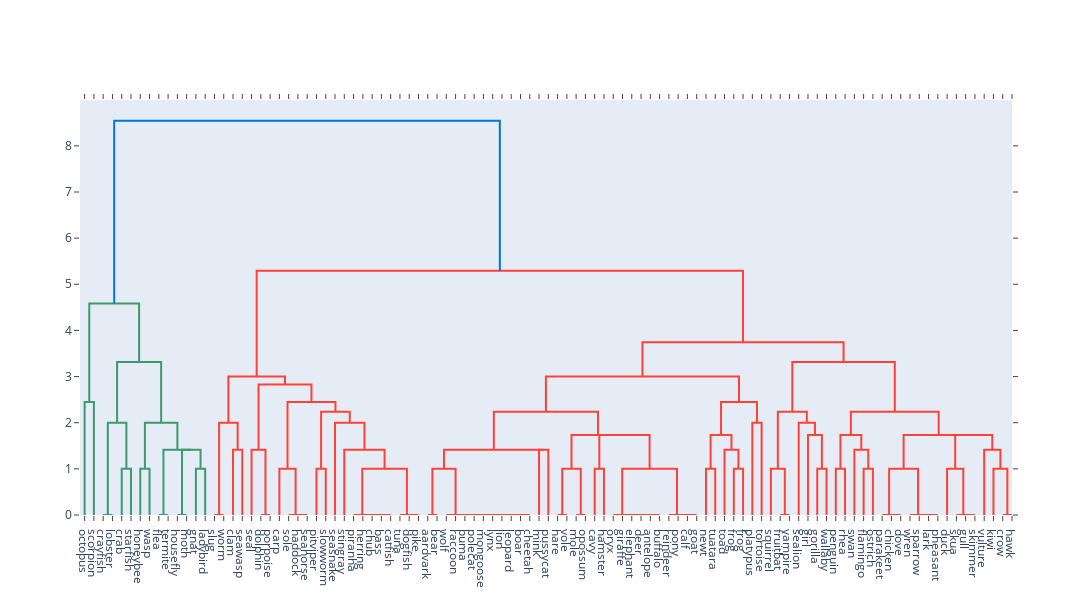

Notebook cell for this chart:
### Markdown cell above
The first step in hierarchical clustering is typically to create a dendrogram. A dendrogram visualizes the pairwise distances between observations using a tree-like structure. It shows how clusters are merged step by step, and it helps you decide how many clusters to choose in the final solution. Since the data is all numeric, the only transformation that's required now is to scale it. 

#### ❓Which variable would have a much larger impact than others if we wouldn't scale the data? Also look at the animals at the nodes. Are there any that are clustered completely wrong? If so, do you see any reason for that? What's drawing them close to the others?

We'll first create a dendogram without scaling the data. Afterwards, we'll create a new dendrogram after scaling and compare both.

### Code cell
from scipy.cluster.hierarchy import linkage
import plotly.figure_factory as ff

# Perform hierarchical clustering without scaling
linked = linkage(zoo_df, method='ward')

# Plot dendrogram using the index labels
fig = ff.create_dendrogram(zoo_df, orientation='bottom', labels=zoo_df.index.astype(str).tolist())
fig.update_layout(width=1200, height=600)
fig.show()

### Figure 1 — Plotly figure (JSON) as saved in the notebook; plotly's stock layout.template omitted (floating-point values rounded to 4 significant figures)
{"data": [{"hoverinfo": "text", "marker": {"color": "rgb(61,153,112)"}, "mode": "lines", "type": "scatter", "x": [5.0, 5.0, 15.0, 15.0], "xaxis": "x", "y": [0.0, 2.449, 2.449, 0.0], "yaxis": "y"}, {"hoverinfo": "text", "marker": {"color": "rgb(61,153,112)"}, "mode": "lines", "type": "scatter", "x": [25.0, 25.0, 35.0, 35.0], "xaxis": "x", "y": [0.0, 0.0, 0.0, 0.0], "yaxis": "y"}, {"hoverinfo": "text", "marker": {"color": "rgb(61,153,112)"}, "mode": "lines", "type": "scatter", "x": [45.0, 45.0, 55.0, 55.0], "xaxis": "x", "y": [0.0, 1.0, 1.0, 0.0], "yaxis": "y"}, {"hoverinfo": "text", "marker": {"color": "rgb(61,153,112)"}, "mode": "lines", "type": "scatter", "x": [30.0, 30.0, 50.0, 50.0], "xaxis": "x", "y": [0.0, 2.0, 2.0, 1.0], "yaxis": "y"}, {"hoverinfo": "text", "marker": {"color": "rgb(61,153,112)"}, "mode": "lines", "type": "scatter", "x": [65.0, 65.0, 75.0, 75.0], "xaxis": "x", "y": [0.0, 1.0, 1.0, 0.0], "yaxis": "y"}, {"hoverinfo": "text", "marker": {"color": "rgb(61,153,112)"}, "mode": "lines", "type": "scatter", "x": [85.0, 85.0, 95.0, 95.0], "xaxis": "x", "y": [0.0, 0.0, 0.0, 0.0], "yaxis": "y"}, {"hoverinfo": "text", "marker": {"color": "rgb(61,153,112)"}, "mode": "lines", "type": "scatter", "x": [105.0, 105.0, 115.0, 115.0], "xaxis": "x", "y": [0.0, 0.0, 0.0, 0.0], "yaxis": "y"}, {"hoverinfo": "text", "marker": {"color": "rgb(61,153,112)"}, "mode": "lines", "type": "scatter", "x": [125.0, 125.0, 135.0, 135.0], "xaxis": "x", "y": [0.0, 1.0, 1.0, 0.0], "yaxis": "y"}, {"hoverinfo": "text", "marker": {"color": "rgb(61,153,112)"}, "mode": "lines", "type": "scatter", "x": [110.0, 110.0, 130.0, 130.0], "xaxis": "x", "y": [0.0, 1.414, 1.414, 1.0], "yaxis": "y"}, {"hoverinfo": "text", "marker": {"color": "rgb(61,153,112)"}, "mode": "lines", "type": "scatter", "x": [90.0, 90.0, 120.0, 120.0], "xaxis": "x", "y": [0.0, 1.414, 1.414, 1.414], "yaxis": "y"}, {"hoverinfo": "text", "marker": {"color": "rgb(61,153,112)"}, "mode": "lines", "type": "scatter", "x": [70.0, 70.0, 105.0, 105.0], "xaxis": "x", "y": [1.0, 2.0, 2.0, 1.414], "yaxis": "y"}, {"hoverinfo": "text", "marker": {"color": "rgb(61,153,112)"}, "mode": "lines", "type": "scatter", "x": [40.0, 40.0, 87.5, 87.5], "xaxis": "x", "y": [2.0, 3.317, 3.317, 2.0], "yaxis": "y"}, {"hoverinfo": "text", "marker": {"color": "rgb(61,153,112)"}, "mode": "lines", "type": "scatter", "x": [10.0, 10.0, 63.75, 63.75], "xaxis": "x", "y": [2.449, 4.583, 4.583, 3.317], "yaxis": "y"}, {"hoverinfo": "text", "marker": {"color": "rgb(255,65,54)"}, "mode": "lines", "type": "scatter", "x": [145.0, 145.0, 155.0, 155.0], "xaxis": "x", "y": [0.0, 0.0, 0.0, 0.0], "yaxis": "y"}, {"hoverinfo": "text", "marker": {"color": "rgb(255,65,54)"}, "mode": "lines", "type": "scatter", "x": [165.0, 165.0, 175.0, 175.0], "xaxis": "x", "y": [0.0, 1.414, 1.414, 0.0], "yaxis": "y"}, {"hoverinfo": "text", "marker": {"color": "rgb(255,65,54)"}, "mode": "lines", "type": "scatter", "x": [150.0, 150.0, 170.0, 170.0], "xaxis": "x", "y": [0.0, 2.0, 2.0, 1.414], "yaxis": "y"}, {"hoverinfo": "text", "marker": {"color": "rgb(255,65,54)"}, "mode": "lines", "type": "scatter", "x": [195.0, 195.0, 205.0, 205.0], "xaxis": "x", "y": [0.0, 0.0, 0.0, 0.0], "yaxis": "y"}, {"hoverinfo": "text", "marker": {"color": "rgb(255,65,54)"}, "mode": "lines", "type": "scatter", "x": [185.0, 185.0, 200.0, 200.0], "xaxis": "x", "y": [0.0, 1.414, 1.414, 0.0], "yaxis": "y"}, {"hoverinfo": "text", "marker": {"color": "rgb(255,65,54)"}, "mode": "lines", "type": "scatter", "x": [235.0, 235.0, 245.0, 245.0], "xaxis": "x", "y": [0.0, 0.0, 0.0, 0.0], "yaxis": "y"}, {"hoverinfo": "text", "marker": {"color": "rgb(255,65,54)"}, "mode": "lines", "type": "scatter", "x": [225.0, 225.0, 240.0, 240.0], "xaxis": "x", "y": [0.0, 0.0, 0.0, 0.0], "yaxis": "y"}, {"hoverinfo": "text", "marker": {"color": "rgb(255,65,54)"}, "mode": "lines", "type": "scatter", "x": [215.0, 215.0, 232.5, 232.5], "xaxis": "x", "y": [0.0, 1.0, 1.0, 0.0], "yaxis": "y"}, {"hoverinfo": "text", "marker": {"color": "rgb(255,65,54)"}, "mode": "lines", "type": "scatter", "x": [255.0, 255.0, 265.0, 265.0], "xaxis": "x", "y": [0.0, 1.0, 1.0, 0.0], "yaxis": "y"}, {"hoverinfo": "text", "marker": {"color": "rgb(255,65,54)"}, "mode": "lines", "type": "scatter", "x": [325.0, 325.0, 335.0, 335.0], "xaxis": "x", "y": [0.0, 0.0, 0.0, 0.0], "yaxis": "y"}, {"hoverinfo": "text", "marker": {"color": "rgb(255,65,54)"}, "mode": "lines", "type": "scatter", "x": [315.0, 315.0, 330.0, 330.0], "xaxis": "x", "y": [0.0, 0.0, 0.0, 0.0], "yaxis": "y"}, {"hoverinfo": "text", "marker": {"color": "rgb(255,65,54)"}, "mode": "lines", "type": "scatter", "x": [305.0, 305.0, 322.5, 322.5], "xaxis": "x", "y": [0.0, 0.0, 0.0, 0.0], "yaxis": "y"}, {"hoverinfo": "text", "marker": {"color": "rgb(255,65,54)"}, "mode": "lines", "type": "scatter", "x": [295.0, 295.0, 313.8, 313.8], "xaxis": "x", "y": [0.0, 0.0, 0.0, 0.0], "yaxis": "y"}, {"hoverinfo": "text", "marker": {"color": "rgb(255,65,54)"}, "mode": "lines", "type": "scatter", "x": [355.0, 355.0, 365.0, 365.0], "xaxis": "x", "y": [0.0, 0.0, 0.0, 0.0], "yaxis": "y"}, {"hoverinfo": "text", "marker": {"color": "rgb(255,65,54)"}, "mode": "lines", "type": "scatter", "x": [345.0, 345.0, 360.0, 360.0], "xaxis": "x", "y": [0.0, 0.0, 0.0, 0.0], "yaxis": "y"}, {"hoverinfo": "text", "marker": {"color": "rgb(255,65,54)"}, "mode": "lines", "type": "scatter", "x": [304.4, 304.4, 352.5, 352.5], "xaxis": "x", "y": [0.0, 1.0, 1.0, 0.0], "yaxis": "y"}, {"hoverinfo": "text", "marker": {"color": "rgb(255,65,54)"}, "mode": "lines", "type": "scatter", "x": [285.0, 285.0, 328.4, 328.4], "xaxis": "x", "y": [0.0, 1.414, 1.414, 1.0], "yaxis": "y"}, {"hoverinfo": "text", "marker": {"color": "rgb(255,65,54)"}, "mode": "lines", "type": "scatter", "x": [275.0, 275.0, 306.7, 306.7], "xaxis": "x", "y": [0.0, 2.0, 2.0, 1.414], "yaxis": "y"}, {"hoverinfo": "text", "marker": {"color": "rgb(255,65,54)"}, "mode": "lines", "type": "scatter", "x": [260.0, 260.0, 290.9, 290.9], "xaxis": "x", "y": [1.0, 2.236, 2.236, 2.0], "yaxis": "y"}, {"hoverinfo": "text", "marker": {"color": "rgb(255,65,54)"}, "mode": "lines", "type": "scatter", "x": [223.8, 223.8, 275.4, 275.4], "xaxis": "x", "y": [1.0, 2.449, 2.449, 2.236], "yaxis": "y"}, {"hoverinfo": "text", "marker": {"color": "rgb(255,65,54)"}, "mode": "lines", "type": "scatter", "x": [192.5, 192.5, 249.6, 249.6], "xaxis": "x", "y": [1.414, 2.828, 2.828, 2.449], "yaxis": "y"}, {"hoverinfo": "text", "marker": {"color": "rgb(255,65,54)"}, "mode": "lines", "type": "scatter", "x": [160.0, 160.0, 221.0, 221.0], "xaxis": "x", "y": [2.0, 3.0, 3.0, 2.828], "yaxis": "y"}, {"hoverinfo": "text", "marker": {"color": "rgb(255,65,54)"}, "mode": "lines", "type": "scatter", "x": [375.0, 375.0, 385.0, 385.0], "xaxis": "x", "y": [0.0, 0.0, 0.0, 0.0], "yaxis": "y"}, {"hoverinfo": "text", "marker": {"color": "rgb(255,65,54)"}, "mode": "lines", "type": "scatter", "x": [475.0, 475.0, 485.0, 485.0], "xaxis": "x", "y": [0.0, 0.0, 0.0, 0.0], "yaxis": "y"}, {"hoverinfo": "text", "marker": {"color": "rgb(255,65,54)"}, "mode": "lines", "type": "scatter", "x": [465.0, 465.0, 480.0, 480.0], "xaxis": "x", "y": [0.0, 0.0, 0.0, 0.0], "yaxis": "y"}, {"hoverinfo": "text", "marker": {"color": "rgb(255,65,54)"}, "mode": "lines", "type": "scatter", "x": [455.0, 455.0, 472.5, 472.5], "xaxis": "x", "y": [0.0, 0.0, 0.0, 0.0], "yaxis": "y"}, {"hoverinfo": "text", "marker": {"color": "rgb(255,65,54)"}, "mode": "lines", "type": "scatter", "x": [445.0, 445.0, 463.8, 463.8], "xaxis": "x", "y": [0.0, 0.0, 0.0, 0.0], "yaxis": "y"}, {"hoverinfo": "text", "marker": {"color": "rgb(255,65,54)"}, "mode": "lines", "type": "scatter", "x": [435.0, 435.0, 454.4, 454.4], "xaxis": "x", "y": [0.0, 0.0, 0.0, 0.0], "yaxis": "y"}, {"hoverinfo": "text", "marker": {"color": "rgb(255,65,54)"}, "mode": "lines", "type": "scatter", "x": [425.0, 425.0, 444.7, 444.7], "xaxis": "x", "y": [0.0, 0.0, 0.0, 0.0], "yaxis": "y"}, {"hoverinfo": "text", "marker": {"color": "rgb(255,65,54)"}, "mode": "lines", "type": "scatter", "x": [415.0, 415.0, 434.8, 434.8], "xaxis": "x", "y": [0.0, 0.0, 0.0, 0.0], "yaxis": "y"}, {"hoverinfo": "text", "marker": {"color": "rgb(255,65,54)"}, "mode": "lines", "type": "scatter", "x": [405.0, 405.0, 424.9, 424.9], "xaxis": "x", "y": [0.0, 0.0, 0.0, 0.0], "yaxis": "y"}, {"hoverinfo": "text", "marker": {"color": "rgb(255,65,54)"}, "mode": "lines", "type": "scatter", "x": [395.0, 395.0, 415.0, 415.0], "xaxis": "x", "y": [0.0, 0.0, 0.0, 0.0], "yaxis": "y"}, {"hoverinfo": "text", "marker": {"color": "rgb(255,65,54)"}, "mode": "lines", "type": "scatter", "x": [380.0, 380.0, 405.0, 405.0], "xaxis": "x", "y": [0.0, 1.0, 1.0, 0.0], "yaxis": "y"}, {"hoverinfo": "text", "marker": {"color": "rgb(255,65,54)"}, "mode": "lines", "type": "scatter", "x": [495.0, 495.0, 505.0, 505.0], "xaxis": "x", "y": [0.0, 1.414, 1.414, 0.0], "yaxis": "y"}, {"hoverinfo": "text", "marker": {"color": "rgb(255,65,54)"}, "mode": "lines", "type": "scatter", "x": [392.5, 392.5, 500.0, 500.0], "xaxis": "x", "y": [1.0, 1.414, 1.414, 1.414], "yaxis": "y"}, {"hoverinfo": "text", "marker": {"color": "rgb(255,65,54)"}, "mode": "lines", "type": "scatter", "x": [515.0, 515.0, 525.0, 525.0], "xaxis": "x", "y": [0.0, 0.0, 0.0, 0.0], "yaxis": "y"}, {"hoverinfo": "text", "marker": {"color": "rgb(255,65,54)"}, "mode": "lines", "type": "scatter", "x": [535.0, 535.0, 545.0, 545.0], "xaxis": "x", "y": [0.0, 0.0, 0.0, 0.0], "yaxis": "y"}, {"hoverinfo": "text", "marker": {"color": "rgb(255,65,54)"}, "mode": "lines", "type": "scatter", "x": [520.0, 520.0, 540.0, 540.0], "xaxis": "x", "y": [0.0, 1.0, 1.0, 0.0], "yaxis": "y"}, {"hoverinfo": "text", "marker": {"color": "rgb(255,65,54)"}, "mode": "lines", "type": "scatter", "x": [555.0, 555.0, 565.0, 565.0], "xaxis": "x", "y": [0.0, 1.0, 1.0, 0.0], "yaxis": "y"}, {"hoverinfo": "text", "marker": {"color": "rgb(255,65,54)"}, "mode": "lines", "type": "scatter", "x": [615.0, 615.0, 625.0, 625.0], "xaxis": "x", "y": [0.0, 0.0, 0.0, 0.0], "yaxis": "y"}, {"hoverinfo": "text", "marker": {"color": "rgb(255,65,54)"}, "mode": "lines", "type": "scatter", "x": [605.0, 605.0, 620.0, 620.0], "xaxis": "x", "y": [0.0, 0.0, 0.0, 0.0], "yaxis": "y"}, {"hoverinfo": "text", "marker": {"color": "rgb(255,65,54)"}, "mode": "lines", "type": "scatter", "x": [595.0, 595.0, 612.5, 612.5], "xaxis": "x", "y": [0.0, 0.0, 0.0, 0.0], "yaxis": "y"}, {"hoverinfo": "text", "marker": {"color": "rgb(255,65,54)"}, "mode": "lines", "type": "scatter", "x": [585.0, 585.0, 603.8, 603.8], "xaxis": "x", "y": [0.0, 0.0, 0.0, 0.0], "yaxis": "y"}, {"hoverinfo": "text", "marker": {"color": "rgb(255,65,54)"}, "mode": "lines", "type": "scatter", "x": [575.0, 575.0, 594.4, 594.4], "xaxis": "x", "y": [0.0, 0.0, 0.0, 0.0], "yaxis": "y"}, {"hoverinfo": "text", "marker": {"color": "rgb(255,65,54)"}, "mode": "lines", "type": "scatter", "x": [655.0, 655.0, 665.0, 665.0], "xaxis": "x", "y": [0.0, 0.0, 0.0, 0.0], "yaxis": "y"}, {"hoverinfo": "text", "marker": {"color": "rgb(255,65,54)"}, "mode": "lines", "type": "scatter", "x": [645.0, 645.0, 660.0, 660.0], "xaxis": "x", "y": [0.0, 0.0, 0.0, 0.0], "yaxis": "y"}, {"hoverinfo": "text", "marker": {"color": "rgb(255,65,54)"}, "mode": "lines", "type": "scatter", "x": [635.0, 635.0, 652.5, 652.5], "xaxis": "x", "y": [0.0, 0.0, 0.0, 0.0], "yaxis": "y"}, {"hoverinfo": "text", "marker": {"color": "rgb(255,65,54)"}, "mode": "lines", "type": "scatter", "x": [584.7, 584.7, 643.8, 643.8], "xaxis": "x", "y": [0.0, 1.0, 1.0, 0.0], "yaxis": "y"}, {"hoverinfo": "text", "marker": {"color": "rgb(255,65,54)"}, "mode": "lines", "type": "scatter", "x": [560.0, 560.0, 614.2, 614.2], "xaxis": "x", "y": [1.0, 1.732, 1.732, 1.0], "yaxis": "y"}, {"hoverinfo": "text", "marker": {"color": "rgb(255,65,54)"}, "mode": "lines", "type": "scatter", "x": [530.0, 530.0, 587.1, 587.1], "xaxis": "x", "y": [1.0, 1.732, 1.732, 1.732], "yaxis": "y"}, {"hoverinfo": "text", "marker": {"color": "rgb(255,65,54)"}, "mode": "lines", "type": "scatter", "x": [446.2, 446.2, 558.6, 558.6], "xaxis": "x", "y": [1.414, 2.236, 2.236, 1.732], "yaxis": "y"}, {"hoverinfo": "text", "marker": {"color": "rgb(255,65,54)"}, "mode": "lines", "type": "scatter", "x": [675.0, 675.0, 685.0, 685.0], "xaxis": "x", "y": [0.0, 1.0, 1.0, 0.0], "yaxis": "y"}, {"hoverinfo": "text", "marker": {"color": "rgb(255,65,54)"}, "mode": "lines", "type": "scatter", "x": [705.0, 705.0, 715.0, 715.0], "xaxis": "x", "y": [0.0, 1.0, 1.0, 0.0], "yaxis": "y"}, {"hoverinfo": "text", "marker": {"color": "rgb(255,65,54)"}, "mode": "lines", "type": "scatter", "x": [695.0, 695.0, 710.0, 710.0], "xaxis": "x", "y": [0.0, 1.414, 1.414, 1.0], "yaxis": "y"}, {"hoverinfo": "text", "marker": {"color": "rgb(255,65,54)"}, "mode": "lines", "type": "scatter", "x": [680.0, 680.0, 702.5, 702.5], "xaxis": "x", "y": [1.0, 1.732, 1.732, 1.414], "yaxis": "y"}, {"hoverinfo": "text", "marker": {"color": "rgb(255,65,54)"}, "mode": "lines", "type": "scatter", "x": [725.0, 725.0, 735.0, 735.0], "xaxis": "x", "y": [0.0, 2.0, 2.0, 0.0], "yaxis": "y"}, {"hoverinfo": "text", "marker": {"color": "rgb(255,65,54)"}, "mode": "lines", "type": "scatter", "x": [691.2, 691.2, 730.0, 730.0], "xaxis": "x", "y": [1.732, 2.449, 2.449, 2.0], "yaxis": "y"}, {"hoverinfo": "text", "marker": {"color": "rgb(255,65,54)"}, "mode": "lines", "type": "scatter", "x": [502.4, 502.4, 710.6, 710.6], "xaxis": "x", "y": [2.236, 3.0, 3.0, 2.449], "yaxis": "y"}, {"hoverinfo": "text", "marker": {"color": "rgb(255,65,54)"}, "mode": "lines", "type": "scatter", "x": [755.0, 755.0, 765.0, 765.0], "xaxis": "x", "y": [0.0, 0.0, 0.0, 0.0], "yaxis": "y"}, {"hoverinfo": "text", "marker": {"color": "rgb(255,65,54)"}, "mode": "lines", "type": "scatter", "x": [745.0, 745.0, 760.0, 760.0], "xaxis": "x", "y": [0.0, 1.0, 1.0, 0.0], "yaxis": "y"}, {"hoverinfo": "text", "marker": {"color": "rgb(255,65,54)"}, "mode": "lines", "type": "scatter", "x": [795.0, 795.0, 805.0, 805.0], "xaxis": "x", "y": [0.0, 1.0, 1.0, 0.0], "yaxis": "y"}, {"hoverinfo": "text", "marker": {"color": "rgb(255,65,54)"}, "mode": "lines", "type": "scatter", "x": [785.0, 785.0, 800.0, 800.0], "xaxis": "x", "y": [0.0, 1.732, 1.732, 1.0], "yaxis": "y"}, {"hoverinfo": "text", "marker": {"color": "rgb(255,65,54)"}, "mode": "lines", "type": "scatter", "x": [775.0, 775.0, 792.5, 792.5], "xaxis": "x", "y": [0.0, 2.0, 2.0, 1.732], "yaxis": "y"}, {"hoverinfo": "text", "marker": {"color": "rgb(255,65,54)"}, "mode": "lines", "type": "scatter", "x": [752.5, 752.5, 783.8, 783.8], "xaxis": "x", "y": [1.0, 2.236, 2.236, 2.0], "yaxis": "y"}, {"hoverinfo": "text", "marker": {"color": "rgb(255,65,54)"}, "mode": "lines", "type": "scatter", "x": [815.0, 815.0, 825.0, 825.0], "xaxis": "x", "y": [0.0, 1.0, 1.0, 0.0], "yaxis": "y"}, {"hoverinfo": "text", "marker": {"color": "rgb(255,65,54)"}, "mode": "lines", "type": "scatter", "x": [845.0, 845.0, 855.0, 855.0], "xaxis": "x", "y": [0.0, 1.0, 1.0, 0.0], "yaxis": "y"}, {"hoverinfo": "text", "marker": {"color": "rgb(255,65,54)"}, "mode": "lines", "type": "scatter", "x": [835.0, 835.0, 850.0, 850.0], "xaxis": "x", "y": [0.0, 1.414, 1.414, 1.0], "yaxis": "y"}, {"hoverinfo": "text", "marker": {"color": "rgb(255,65,54)"}, "mode": "lines", "type": "scatter", "x": [820.0, 820.0, 842.5, 842.5], "xaxis": "x", "y": [1.0, 1.732, 1.732, 1.414], "yaxis": "y"}, {"hoverinfo": "text", "marker": {"color": "rgb(255,65,54)"}, "mode": "lines", "type": "scatter", "x": [875.0, 875.0, 885.0, 885.0], "xaxis": "x", "y": [0.0, 0.0, 0.0, 0.0], "yaxis": "y"}, {"hoverinfo": "text", "marker": {"color": "rgb(255,65,54)"}, "mode": "lines", "type": "scatter", "x": [865.0, 865.0, 880.0, 880.0], "xaxis": "x", "y": [0.0, 0.0, 0.0, 0.0], "yaxis": "y"}, {"hoverinfo": "text", "marker": {"color": "rgb(255,65,54)"}, "mode": "lines", "type": "scatter", "x": [915.0, 915.0, 925.0, 925.0], "xaxis": "x", "y": [0.0, 0.0, 0.0, 0.0], "yaxis": "y"}, {"hoverinfo": "text", "marker": {"color": "rgb(255,65,54)"}, "mode": "lines", "type": "scatter", "x": [905.0, 905.0, 920.0, 920.0], "xaxis": "x", "y": [0.0, 0.0, 0.0, 0.0], "yaxis": "y"}, {"hoverinfo": "text", "marker": {"color": "rgb(255,65,54)"}, "mode": "lines", "type": "scatter", "x": [895.0, 895.0, 912.5, 912.5], "xaxis": "x", "y": [0.0, 0.0, 0.0, 0.0], "yaxis": "y"}, {"hoverinfo": "text", "marker": {"color": "rgb(255,65,54)"}, "mode": "lines", "type": "scatter", "x": [872.5, 872.5, 903.8, 903.8], "xaxis": "x", "y": [0.0, 1.0, 1.0, 0.0], "yaxis": "y"}, {"hoverinfo": "text", "marker": {"color": "rgb(255,65,54)"}, "mode": "lines", "type": "scatter", "x": [955.0, 955.0, 965.0, 965.0], "xaxis": "x", "y": [0.0, 0.0, 0.0, 0.0], "yaxis": "y"}, {"hoverinfo": "text", "marker": {"color": "rgb(255,65,54)"}, "mode": "lines", "type": "scatter", "x": [945.0, 945.0, 960.0, 960.0], "xaxis": "x", "y": [0.0, 0.0, 0.0, 0.0], "yaxis": "y"}, {"hoverinfo": "text", "marker": {"color": "rgb(255,65,54)"}, "mode": "lines", "type": "scatter", "x": [935.0, 935.0, 952.5, 952.5], "xaxis": "x", "y": [0.0, 1.0, 1.0, 0.0], "yaxis": "y"}, {"hoverinfo": "text", "marker": {"color": "rgb(255,65,54)"}, "mode": "lines", "type": "scatter", "x": [995.0, 995.0, 1005.0, 1005.0], "xaxis": "x", "y": [0.0, 0.0, 0.0, 0.0], "yaxis": "y"}, {"hoverinfo": "text", "marker": {"color": "rgb(255,65,54)"}, "mode": "lines", "type": "scatter", "x": [985.0, 985.0, 1000.0, 1000.0], "xaxis": "x", "y": [0.0, 1.0, 1.0, 0.0], "yaxis": "y"}, {"hoverinfo": "text", "marker": {"color": "rgb(255,65,54)"}, "mode": "lines", "type": "scatter", "x": [975.0, 975.0, 992.5, 992.5], "xaxis": "x", "y": [0.0, 1.414, 1.414, 1.0], "yaxis": "y"}, {"hoverinfo": "text", "marker": {"color": "rgb(255,65,54)"}, "mode": "lines", "type": "scatter", "x": [943.8, 943.8, 983.8, 983.8], "xaxis": "x", "y": [1.0, 1.732, 1.732, 1.414], "yaxis": "y"}, {"hoverinfo": "text", "marker": {"color": "rgb(255,65,54)"}, "mode": "lines", "type": "scatter", "x": [888.1, 888.1, 963.8, 963.8], "xaxis": "x", "y": [1.0, 1.732, 1.732, 1.732], "yaxis": "y"}, {"hoverinfo": "text", "marker": {"color": "rgb(255,65,54)"}, "mode": "lines", "type": "scatter", "x": [831.2, 831.2, 925.9, 925.9], "xaxis": "x", "y": [1.732, 2.236, 2.236, 1.732], "yaxis": "y"}, {"hoverinfo": "text", "marker": {"color": "rgb(255,65,54)"}, "mode": "lines", "type": "scatter", "x": [768.1, 768.1, 878.6, 878.6], "xaxis": "x", "y": [2.236, 3.317, 3.317, 2.236], "yaxis": "y"}, {"hoverinfo": "text", "marker": {"color": "rgb(255,65,54)"}, "mode": "lines", "type": "scatter", "x": [606.5, 606.5, 823.4, 823.4], "xaxis": "x", "y": [3.0, 3.742, 3.742, 3.317], "yaxis": "y"}, {"hoverinfo": "text", "marker": {"color": "rgb(255,65,54)"}, "mode": "lines", "type": "scatter", "x": [190.5, 190.5, 714.9, 714.9], "xaxis": "x", "y": [3.0, 5.292, 5.292, 3.742], "yaxis": "y"}, {"hoverinfo": "text", "marker": {"color": "rgb(0,116,217)"}, "mode": "lines", "type": "scatter", "x": [36.88, 36.88, 452.7, 452.7], "xaxis": "x", "y": [4.583, 8.544, 8.544, 5.292], "yaxis": "y"}], "layout": {"autosize": false, "height": 600, "hovermode": "closest", "showlegend": false, "width": 1200, "xaxis": {"mirror": "allticks", "rangemode": "tozero", "showgrid": false, "showline": true, "showticklabels": true, "tickmode": "array", "ticks": "outside", "ticktext": ["octopus", "scorpion", "crayfish", "lobster", "crab", "starfish", "honeybee", "wasp", "flea", "termite", "housefly", "moth", "gnat", "ladybird", "slug", "worm", "clam", "seawasp", "seal", "dolphin", "porpoise", "carp", "sole", "haddock", "seahorse", "pitviper", "slowworm", "seasnake", "stingray", "piranha", "herring", "chub", "bass", "catfish", "tuna", "dogfish", "pike", "aardvark", "bear", "wolf", "raccoon", "puma", "polecat", "mongoose", "lynx", "lion", "leopard", "boar", "cheetah", "mink", "pussycat", "hare", "vole", "mole", "opossum", "cavy", "hamster", "oryx", "giraffe", "elephant", "deer", "antelope", "buffalo", "reindeer", "pony", "calf", "goat", "newt", "tuatara", "toad", "frog", "frog", "platypus", "tortoise", "squirrel", "fruitbat", "vampire", "sealion", "girl", "gorilla", "wallaby", "penguin", "rhea", "swan", "flamingo", "ostrich", "parakeet", "chicken", "dove", "wren", "sparrow", "lark", "pheasant", "duck", "skua", "gull", "skimmer", "vulture", "kiwi", "crow", "hawk"], "tickvals": [5, 15, 25, 35, 45, 55, 65, 75, 85, 95, 105, 115, 125, 135, 145, 155, 165, 175, 185, 195, 205, 215, 225, 235, 245, 255, 265, 275, 285, 295, 305, 315, 325, 335, 345, 355, 365, 375, 385, 395, 405, 415, 425, 435, 445, 455, 465, 475, 485, 495, 505, 515, 525, 535, 545, 555, 565, 575, 585, 595, 605, 615, 625, 635, 645, 655, 665, 675, 685, 695, 705, 715, 725, 735, 745, 755, 765, 775, 785, 795, 805, 815, 825, 835, 845, 855, 865, 875, 885, 895, 905, 915, 925, 935, 945, 955, 965, 975, 985, 995, 1005], "type": "linear", "zeroline": false}, "yaxis": {"mirror": "allticks", "rangemode": "tozero", "showgrid": false, "showline": true, "showticklabels": true, "ticks": "outside", "type": "linear", "zeroline": false}}}
